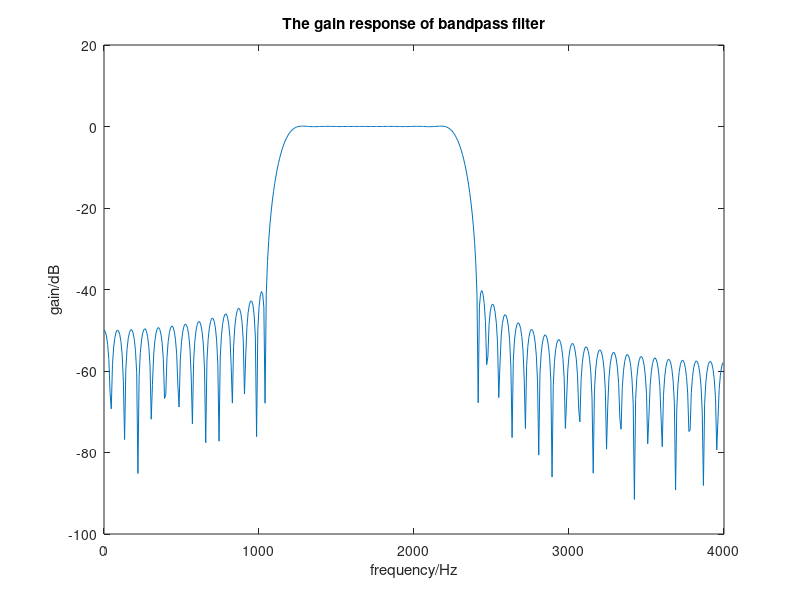
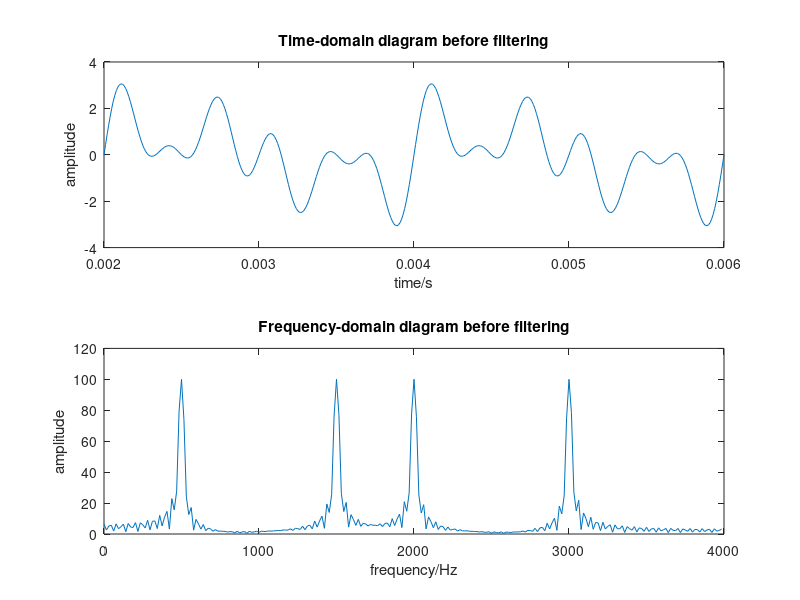
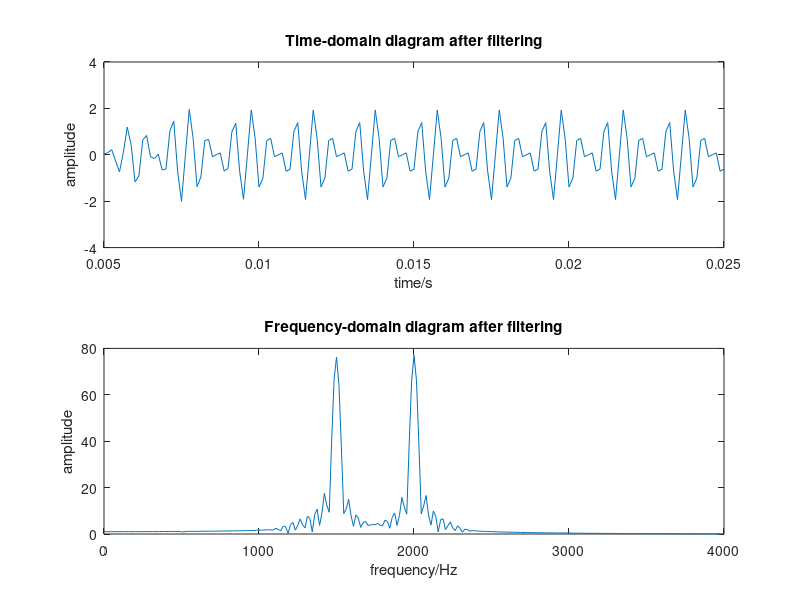

Write MATLAB code to recreate these figures, in order.
Rs=0.01;fs=8000;%sample frequency
fcuts=[1000 1300 2210 2410];a=[0 1 0];
dev=Rs*ones(1,length(a));
[M,Wc,beta,ftype]=kaiserord(fcuts,a,dev,fs);
%M is the minimum order of filter that meets the requirements
%Wc is cutoff frequency
M=mod(M,2)+M;
window=kaiser(M+1,beta);
b=fir1(M,Wc,ftype,window);
[h,f]=freqz(b,1,512);%amplitude-frequency characteristic diagram
%[H,W]=freqz(B,A,N) when N is an integer, function returns to N frequency
%vector and amplitude-frequency response vector
figure(1)
plot(f*fs/(2*pi),20*log10(abs(h)))% parameters are respectively frequecy and amplitude
xlabel('frequency/Hz');ylabel('gain/dB');title('The gain response of bandpass filter');
f1=500;f2=1500;f3=2000;f4=3000;%frequencies of sines signal that needs filtered
t=(0:200)/fs;%define the time steplength
t1=(0.002:0.00001:0.006);
s=sin(2*f1*pi*t)+sin(2*f2*pi*t)+sin(2*f3*pi*t)+sin(2*f4*pi*t);
s1=sin(2*f1*pi*t1)+sin(2*f2*pi*t1)+sin(2*f3*pi*t1)+sin(2*f4*pi*t1);
sf=filter(b,1,s);%use function filter
figure(2)
subplot(211)
plot(t1,s1);%plot the diagram before filtering
xlabel('time/s');ylabel('amplitude');title('Time-domain diagram before filtering');
subplot(212)
36
Fs=fft(s,512);AFs=abs(Fs);f=fs/512*(0:255);
plot(f,AFs(1:256));%plot the frequency domain diagram before filtering
xlabel('frequency/Hz');ylabel('amplitude');title('Frequency-domain diagram before filtering');
figure(3)
subplot(211)
plot(t,sf)%plot the diagram after filtering
xlabel('time/s');ylabel('amplitude');title('Time-domain diagram after filtering');
axis([0.005 0.025 -4 4]);
subplot(212)
Fsf=fft(sf,512);%frequency-domain diagram after filtering
AFsf=abs(Fsf);%the amplitude
f=(0:255)*fs/512;%frequency sampling
plot(f,AFsf(1:256))%plot the frequency domain diagram after filtering
xlabel('frequency/Hz');ylabel('amplitude');title('Frequency-domain diagram after filtering');
